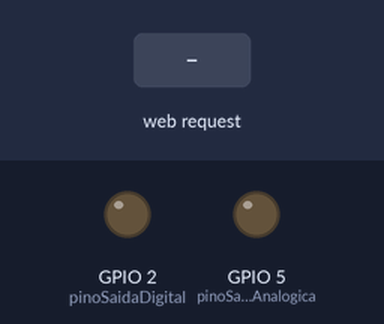
The sketch below on a simulated ESP8266 (NodeMCU). Parts: output pins drawn as LEDs (lit = HIGH). The test bench sets the inputs (shaded band). WiFi joins after 1.5 s; servers stay silent unless stated; what the sketch prints to the serial monitor is not drawn.

Above: at 2.7 s.
2.8 s: HTTP request GET /saidaDigital/off received
At 3.8 s:
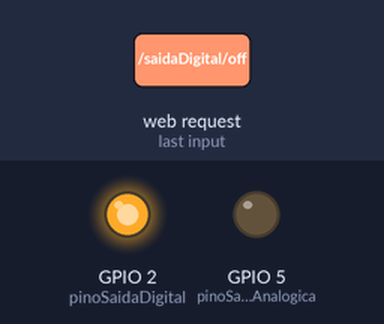
4.3 s: HTTP request GET /saidaDigital/on received
At 4.9 s:
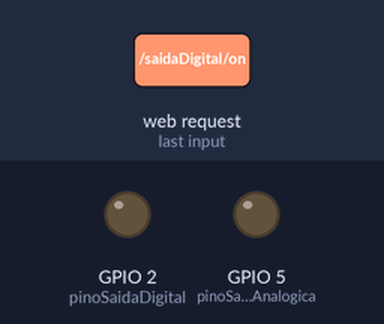
Timing chart, 0 to 7.3 s (numbered marks = the images above; inputs shaded):
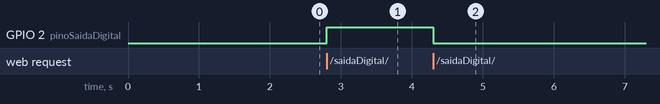

Measured:
- after the input at 2.8 s, GPIO 2 (pinoSaidaDigital): LOW → HIGH at once
- after the input at 4.3 s, GPIO 2 (pinoSaidaDigital): HIGH → LOW at once

The sketch:

nodemcu.ino
```cpp
// (licence header left out)
// Importa as bibliotecas necessarias
#include <ESP8266WiFi.h>
#include <ESPAsyncTCP.h>
#include <ESPAsyncWebServer.h>


// Substitua com as credenciais da sua rede
const char* ssid     = "NodeMCU";
const char* password = "12345678";

// Seu endereço de IP estático (será atribuido à placa)
IPAddress local_IP(192, 168, 45, 150);
// O endereço do gateway
IPAddress gateway(192, 168, 45, 98);

IPAddress subnet(255, 255, 255, 0);
IPAddress primaryDNS(8, 8, 8, 8);   //opcional
IPAddress secondaryDNS(8, 8, 4, 4); //opcional

const int pinoSaidaDigital = 2; //(LED da placa - pino 2)
const int pinoSaidaAnalogica = 5; //10; //GPIO5 -> D1
const int pinoEntradaDigital = 4; //9; GPIO4 -> D2
const int pinoEntradaAnalogica = A0;

String strValorDigital; // Estado do LED - ON/OFF
const char* PARAM_INPUT_1 = "input1"; //armazena parametro recebido


// Cria um objeto AsyncWebServer na porta 80
AsyncWebServer server(80);

String getValorAnalogico() {
  int valorLido = analogRead(pinoEntradaAnalogica);
  //map(value, fromLow, fromHigh, toLow, toHigh)
  float valorConvertido = float(map(valorLido, 0, 1023, 0, 33))/10.0; //le em inteiro de 0 a 33 e divide por 10 -> saida de 0 a 3.3 V
  Serial.println("valor analogico lido: " + String(valorConvertido));
  return String(valorConvertido);
}

String getValorDigital() {
  int valorLido = digitalRead(pinoEntradaDigital);
  if(valorLido == LOW){ // LOW ou HIGH depende da ligação do circuito
    strValorDigital = "ON";
  }
  else{
    strValorDigital = "OFF";
  }
  Serial.println("valor digital lido: " + String(valorLido) + " " + strValorDigital);
  return String(strValorDigital);
}

void setValorDigital(bool estado) {
  digitalWrite(pinoSaidaDigital, estado);
  Serial.println("valor digital escrito: " + String(estado));
}


void setValorAnalogico(String valorAnalogico) {
  int valor = valorAnalogico.toInt(); //retorna 0 se nao for numero
  if(valor >= 0 && valor < 255){
    analogWrite(pinoSaidaAnalogica, valor);
    Serial.println("valor analogico escrito: " + valorAnalogico);
  }else{
    Serial.println("valor analogico fora da faixa: 0 a 254");
  }

}


void setup(){
  // Porta Serial para debug
  Serial.begin(115200);
  pinMode(pinoSaidaDigital, OUTPUT); //saida digital
  pinMode(pinoSaidaAnalogica, OUTPUT); //saida analogica
  pinMode(pinoEntradaDigital, INPUT); //entrada digital
  //entrada analógica já vem configurada no pino A0

  // Configura o endereço IP estático
  if (!WiFi.config(local_IP, gateway, subnet, primaryDNS, secondaryDNS)) {
    Serial.println("Falha ao configurar em modo Station (STA)");
  }

  // Conecta na rede Wi-Fi com o SSID e senha (password)
  Serial.print("Connecting to ");
  Serial.println(ssid);
  WiFi.begin(ssid, password);
  while (WiFi.status() != WL_CONNECTED) {
    delay(500);
    Serial.print(".");
  }
  // Imprime pela serial o endereço de IP e inicia o servidor web
  Serial.println("");
  Serial.println("WiFi connected.");
  Serial.println("IP address: ");
  Serial.println(WiFi.localIP());

  // Rota para comandar a saida digital (Liga / ON)
  server.on("/saidaDigital/on", HTTP_GET, [](AsyncWebServerRequest *request){
    setValorDigital(LOW); // LOW ou HIGH depende da ligação do circuito
    request->send_P(200, "text/plain", "ON");
  });

  // Rota para comandar a saida digital (Desliga / OFF)
  server.on("/saidaDigital/off", HTTP_GET, [](AsyncWebServerRequest *request){
    setValorDigital(HIGH); // LOW ou HIGH depende da ligação do circuito
    request->send_P(200, "text/plain", "OFF");
  });

  // Rota para comandar a saida analogica (PWM) formato: <ESP_IP>/saidaAnalogica?input1=<inputMessage>
  server.on("/saidaAnalogica", HTTP_GET, [] (AsyncWebServerRequest *request) {
    String inputMessage;
    String inputParam;
    // GET input1 value on <ESP_IP>/saidaAnalogica?input1=<inputMessage>
    if (request->hasParam(PARAM_INPUT_1)) {
      inputMessage = request->getParam(PARAM_INPUT_1)->value(); //valor do paramtro
      //inputParam = PARAM_INPUT_1; //se quiser saber o nome do parametro
      setValorAnalogico(inputMessage); //comanda o valor
    }else {
      inputMessage = "Nenhuma mensagem enviada";
      inputParam = "none";
    }
    request->send_P(200, "text/plain", inputMessage.c_str());
    Serial.println(inputMessage);
  });

  // Rota para ler a entrada digital
  server.on("/entradaDigital", HTTP_GET, [](AsyncWebServerRequest *request){
    request->send_P(200, "text/plain", getValorDigital().c_str());
  });

  // Rota para ler a entrada analogica
  server.on("/entradaAnalogica", HTTP_GET, [](AsyncWebServerRequest *request){
    request->send_P(200, "text/plain", getValorAnalogico().c_str());
  });

  // Adiciona no cabeçalho para evitar erro de acesso do CORS
  DefaultHeaders::Instance().addHeader("Access-Control-Allow-Origin", "*");
  // Inicia o servidor
  server.begin();
}

void loop(){

}
```
